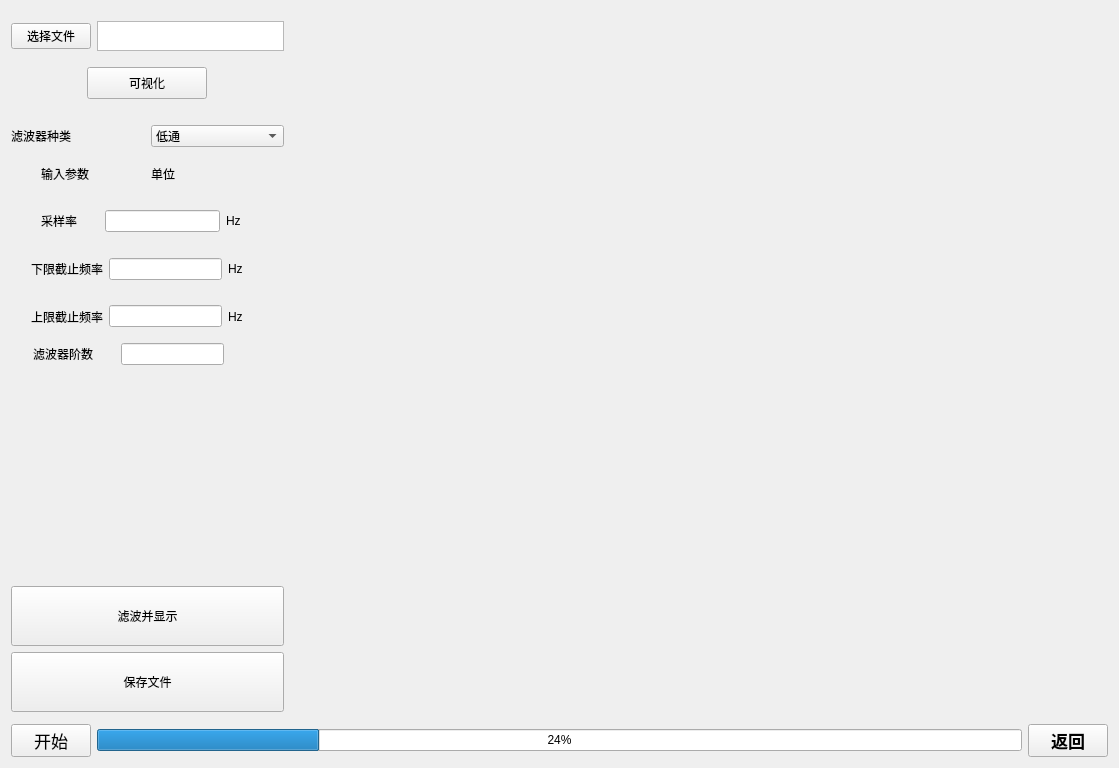
<?xml version="1.0" encoding="UTF-8"?>
<ui version="4.0">
 <class>Filter</class>
 <widget class="QWidget" name="Filter">
  <property name="geometry">
   <rect>
    <x>0</x>
    <y>0</y>
    <width>1119</width>
    <height>768</height>
   </rect>
  </property>
  <property name="windowTitle">
   <string>巴特沃斯滤波</string>
  </property>
  <layout class="QVBoxLayout" name="verticalLayout_5">
   <item>
    <layout class="QVBoxLayout" name="verticalLayout_4">
     <item>
      <layout class="QHBoxLayout" name="horizontalLayout_9" stretch="1,3">
       <item>
        <layout class="QVBoxLayout" name="verticalLayout_2" stretch="1,1,2,1,1,1,1,1,0,5,1,3">
         <property name="topMargin">
          <number>10</number>
         </property>
         <property name="bottomMargin">
          <number>6</number>
         </property>
         <item>
          <layout class="QHBoxLayout" name="horizontalLayout">
           <item>
            <widget class="QPushButton" name="pushButton_2">
             <property name="text">
              <string>选择文件</string>
             </property>
            </widget>
           </item>
           <item>
            <widget class="QTextEdit" name="textEdit">
             <property name="sizePolicy">
              <sizepolicy hsizetype="Preferred" vsizetype="Preferred">
               <horstretch>0</horstretch>
               <verstretch>0</verstretch>
              </sizepolicy>
             </property>
             <property name="maximumSize">
              <size>
               <width>16777215</width>
               <height>30</height>
              </size>
             </property>
            </widget>
           </item>
          </layout>
         </item>
         <item>
          <layout class="QHBoxLayout" name="horizontalLayout_10">
           <property name="topMargin">
            <number>10</number>
           </property>
           <item>
            <widget class="QPushButton" name="pushButton_3">
             <property name="sizePolicy">
              <sizepolicy hsizetype="Fixed" vsizetype="Preferred">
               <horstretch>0</horstretch>
               <verstretch>0</verstretch>
              </sizepolicy>
             </property>
             <property name="minimumSize">
              <size>
               <width>120</width>
               <height>0</height>
              </size>
             </property>
             <property name="maximumSize">
              <size>
               <width>16777215</width>
               <height>60</height>
              </size>
             </property>
             <property name="text">
              <string>可视化</string>
             </property>
            </widget>
           </item>
          </layout>
         </item>
         <item>
          <layout class="QHBoxLayout" name="horizontalLayout_2">
           <property name="topMargin">
            <number>20</number>
           </property>
           <item>
            <widget class="QLabel" name="label_13">
             <property name="text">
              <string>滤波器种类</string>
             </property>
            </widget>
           </item>
           <item>
            <widget class="QComboBox" name="comboBox">
             <property name="enabled">
              <bool>true</bool>
             </property>
             <property name="currentText">
              <string>低通</string>
             </property>
             <item>
              <property name="text">
               <string>低通</string>
              </property>
             </item>
             <item>
              <property name="text">
               <string>带通</string>
              </property>
             </item>
             <item>
              <property name="text">
               <string>高通</string>
              </property>
             </item>
            </widget>
           </item>
          </layout>
         </item>
         <item>
          <layout class="QHBoxLayout" name="horizontalLayout_3" stretch="0,0">
           <property name="leftMargin">
            <number>30</number>
           </property>
           <property name="rightMargin">
            <number>30</number>
           </property>
           <item>
            <widget class="QLabel" name="label_5">
             <property name="sizePolicy">
              <sizepolicy hsizetype="Preferred" vsizetype="Preferred">
               <horstretch>0</horstretch>
               <verstretch>0</verstretch>
              </sizepolicy>
             </property>
             <property name="font">
              <font>
               <family>微软雅黑</family>
              </font>
             </property>
             <property name="text">
              <string>输入参数</string>
             </property>
            </widget>
           </item>
           <item>
            <widget class="QLabel" name="label_6">
             <property name="font">
              <font>
               <family>微软雅黑</family>
              </font>
             </property>
             <property name="text">
              <string>单位</string>
             </property>
            </widget>
           </item>
          </layout>
         </item>
         <item>
          <layout class="QHBoxLayout" name="horizontalLayout_4" stretch="1,2,1">
           <property name="leftMargin">
            <number>30</number>
           </property>
           <item>
            <widget class="QLabel" name="label_12">
             <property name="text">
              <string>采样率</string>
             </property>
            </widget>
           </item>
           <item>
            <widget class="QLineEdit" name="lineEdit_5"/>
           </item>
           <item>
            <widget class="QLabel" name="label_9">
             <property name="text">
              <string>Hz</string>
             </property>
            </widget>
           </item>
          </layout>
         </item>
         <item>
          <layout class="QHBoxLayout" name="horizontalLayout_5" stretch="1,2,1">
           <property name="leftMargin">
            <number>20</number>
           </property>
           <item>
            <widget class="QLabel" name="label">
             <property name="text">
              <string>下限截止频率</string>
             </property>
            </widget>
           </item>
           <item>
            <widget class="QLineEdit" name="lineEdit"/>
           </item>
           <item>
            <widget class="QLabel" name="label_2">
             <property name="text">
              <string>Hz</string>
             </property>
            </widget>
           </item>
          </layout>
         </item>
         <item>
          <layout class="QHBoxLayout" name="horizontalLayout_6" stretch="1,2,1">
           <property name="leftMargin">
            <number>20</number>
           </property>
           <item>
            <widget class="QLabel" name="label_7">
             <property name="text">
              <string>上限截止频率</string>
             </property>
            </widget>
           </item>
           <item>
            <widget class="QLineEdit" name="lineEdit_2"/>
           </item>
           <item>
            <widget class="QLabel" name="label_3">
             <property name="text">
              <string>Hz</string>
             </property>
            </widget>
           </item>
          </layout>
         </item>
         <item>
          <layout class="QHBoxLayout" name="horizontalLayout_7" stretch="3,3">
           <property name="rightMargin">
            <number>60</number>
           </property>
           <item>
            <widget class="QLabel" name="label_10">
             <property name="text">
              <string>滤波器阶数</string>
             </property>
             <property name="alignment">
              <set>Qt::AlignCenter</set>
             </property>
            </widget>
           </item>
           <item>
            <widget class="QLineEdit" name="lineEdit_3"/>
           </item>
          </layout>
         </item>
         <item>
          <layout class="QGridLayout" name="gridLayout" columnstretch="1"/>
         </item>
         <item>
          <layout class="QVBoxLayout" name="verticalLayout_3">
           <item>
            <widget class="QLabel" name="label_4">
             <property name="text">
              <string/>
             </property>
            </widget>
           </item>
          </layout>
         </item>
         <item>
          <widget class="QPushButton" name="pushButton_4">
           <property name="minimumSize">
            <size>
             <width>0</width>
             <height>60</height>
            </size>
           </property>
           <property name="maximumSize">
            <size>
             <width>16777215</width>
             <height>60</height>
            </size>
           </property>
           <property name="text">
            <string>滤波并显示</string>
           </property>
          </widget>
         </item>
         <item>
          <widget class="QPushButton" name="pushButton_5">
           <property name="maximumSize">
            <size>
             <width>16777215</width>
             <height>60</height>
            </size>
           </property>
           <property name="text">
            <string>保存文件</string>
           </property>
          </widget>
         </item>
        </layout>
       </item>
       <item>
        <layout class="QVBoxLayout" name="verticalLayout">
         <property name="topMargin">
          <number>5</number>
         </property>
         <item>
          <widget class="PlotWidget" name="dataPlot" native="true">
           <property name="sizePolicy">
            <sizepolicy hsizetype="Preferred" vsizetype="Preferred">
             <horstretch>0</horstretch>
             <verstretch>1</verstretch>
            </sizepolicy>
           </property>
          </widget>
         </item>
         <item>
          <widget class="PlotWidget" name="dataPlot_2" native="true">
           <property name="sizePolicy">
            <sizepolicy hsizetype="Preferred" vsizetype="Preferred">
             <horstretch>0</horstretch>
             <verstretch>1</verstretch>
            </sizepolicy>
           </property>
          </widget>
         </item>
        </layout>
       </item>
      </layout>
     </item>
     <item>
      <layout class="QHBoxLayout" name="horizontalLayout_8">
       <item>
        <widget class="QPushButton" name="pushButton">
         <property name="font">
          <font>
           <family>微软雅黑</family>
           <pointsize>13</pointsize>
          </font>
         </property>
         <property name="text">
          <string>开始</string>
         </property>
        </widget>
       </item>
       <item>
        <widget class="QProgressBar" name="progressBar">
         <property name="value">
          <number>24</number>
         </property>
        </widget>
       </item>
       <item>
        <widget class="QPushButton" name="returnMainWin">
         <property name="font">
          <font>
           <pointsize>13</pointsize>
           <weight>75</weight>
           <bold>true</bold>
          </font>
         </property>
         <property name="text">
          <string>返回</string>
         </property>
        </widget>
       </item>
      </layout>
     </item>
    </layout>
   </item>
  </layout>
 </widget>
 <customwidgets>
  <customwidget>
   <class>PlotWidget</class>
   <extends>QWidget</extends>
   <header>pyqtgraph/core</header>
   <container>1</container>
  </customwidget>
 </customwidgets>
 <resources/>
 <connections/>
</ui>
